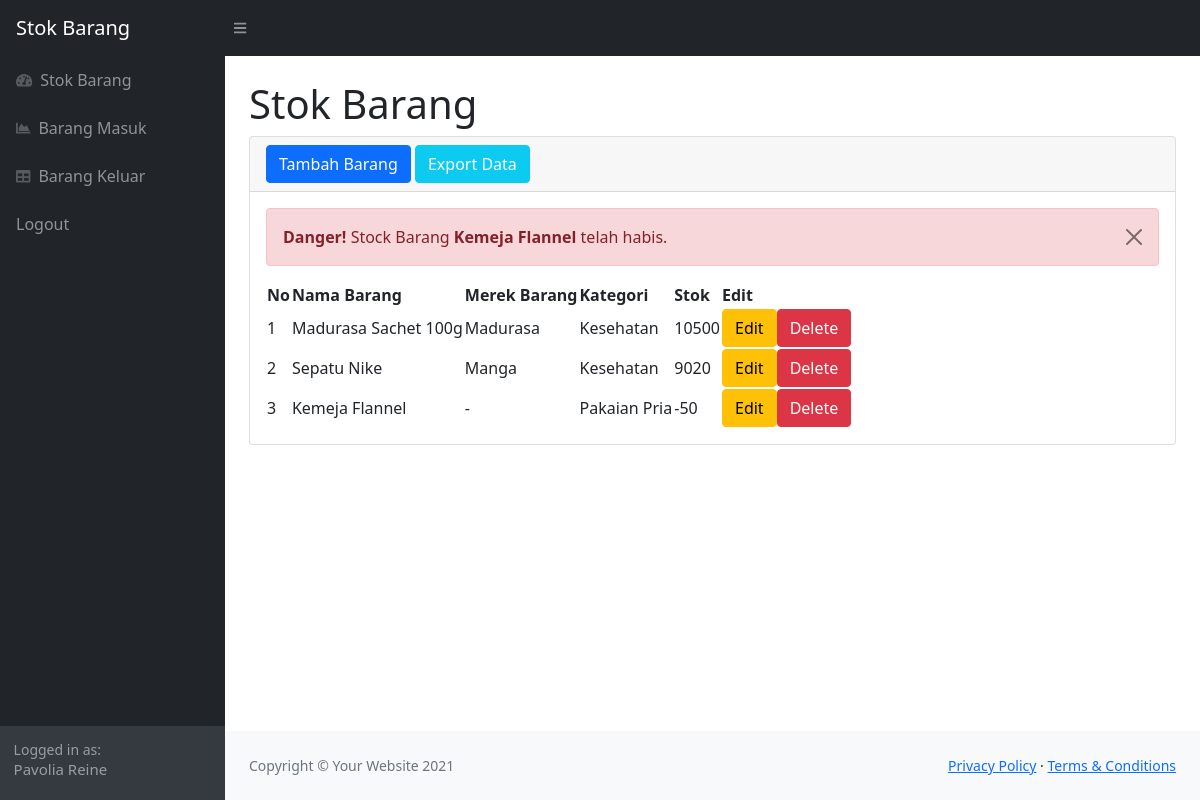
The page /index.php (signed in) on the database its author committed.
### tables this page shows
CREATE TABLE `stok` (
  `idbarang` int(11) NOT NULL,
  `nama_barang` varchar(255) NOT NULL,
  `deskripsi` varchar(30) NOT NULL,
  `stock` int(11) NOT NULL,
  `merek_barang` varchar(255) NOT NULL
);

### index.php (the view, shortened to what this page needs)
<?php
require 'function.php';
$id = $_SESSION["iduser"];
?>
<!DOCTYPE html>
<html lang="en">
<head>
    <link href="https://cdn.jsdelivr.net/npm/simple-datatables@latest/dist/style.css" rel="stylesheet" />
    <link href="css/styles.css" rel="stylesheet" />
</head>
<body class="sb-nav-fixed">
    <nav class="sb-topnav navbar navbar-expand navbar-dark bg-dark">
        <a class="navbar-brand ps-3" href="index.php">Stok Barang</a>
        <button class="btn btn-link btn-sm order-1 order-lg-0 me-4 me-lg-0" id="sidebarToggle" href="#!"><i class="fas fa-bars"></i></button>
    </nav>
    <div id="layoutSidenav">
        <div id="layoutSidenav_nav">
            <nav class="sb-sidenav accordion sb-sidenav-dark" id="sidenavAccordion">
                <div class="sb-sidenav-menu">
                    <div class="nav">
                        <a class="nav-link" href="index.php">
                            <div class="sb-nav-link-icon"><i class="fas fa-tachometer-alt"></i></div>
                            Stok Barang
                        </a>
                        <a class="nav-link" href="masuk.php">
                            <div class="sb-nav-link-icon"><i class="fas fa-chart-area"></i></div>
                            Barang Masuk
                        </a>
                        <a class="nav-link" href="keluar.php">
                            <div class="sb-nav-link-icon"><i class="fas fa-table"></i></div>
                            Barang Keluar
                        </a>
                        <a class="nav-link" href="logout.php">
                            Logout
                        </a>
                    </div>
                </div>
                <div class="sb-sidenav-footer">
                    <div class="small">Logged in as:</div>
                    <?php
                    $ambilnamauser = mysqli_query($conn, "SELECT * FROM login WHERE iduser = $id");
                    while ($data = mysqli_fetch_array($ambilnamauser)) {
                        $nama_user = $data['nama_user'];
                    }
                    ?>
                    <h6 style="font-size: 15px"><?= $nama_user; ?></h6>
                </div>
            </nav>
        </div>
        <div id="layoutSidenav_content">
            <main>
                <div class="container-fluid px-4">
                    <h1 class="mt-4">Stok Barang</h1>
                    <div class="card mb-4">
                        <div class="card-header">
                            <button type="button" class="btn btn-primary" data-bs-toggle="modal" data-bs-target="#staticBackdrop">
                                Tambah Barang
                            </button>
                            <a href="export.php" class="btn btn-info" style="color:white">Export Data</a>
                        </div>
                        <div class="card-body">
                            <?php
                            $ambildatastok = mysqli_query($conn, "SELECT  * from stok where stock < 1");
                            while ($fetch = mysqli_fetch_array($ambildatastok)) {
                                $barang = $fetch['nama_barang'];
                            ?>
                                <div class="alert alert-danger alert-dismissible">
                                    <button type="button" class="btn-close" data-bs-dismiss="alert"></button>
                                    <strong>Danger!</strong> Stock Barang <b><?= $barang; ?></b> telah habis.
                                </div>
                            <?php
                            }
                            ?>
                            <table id="datatablesSimple">
                                <thead>
                                    <tr>
                                        <th>No</th>
                                        <th>Nama Barang</th>
                                        <th>Merek Barang</th>
                                        <th>Kategori</th>
                                        <th>Stok</th>
                                        <th>Edit</th>
                                    </tr>
                                </thead>
                                <tbody>
                                    <?php
                                    $ambilsemuadatastok = mysqli_query($conn, "SELECT * FROM stok");
                                    $i = 1;
                                    while ($data = mysqli_fetch_array($ambilsemuadatastok)) {
                                        $nama_barang = $data['nama_barang'];
                                        $deskripsi = $data['deskripsi'];
                                        $merek_barang = $data['merek_barang'];
                                        $stock = $data['stock'];
                                        $idb = $data['idbarang'];
                                        echo '<tr>';
                                        echo '<td>' . $i++ . '</td>';
                                        echo '<td>' . $nama_barang . '</td>';
                                        echo '<td>' . $merek_barang . '</td>';
                                        echo '<td>' . $deskripsi . '</td>';
                                        echo '<td>' . $stock . '</td>';
                                        echo '<td>';
                                        echo '<button type="button" class="btn btn-warning" data-bs-toggle="modal" data-bs-target="#edit' . $idb . '">
                                                    Edit';
                                        echo '</button>';
                                        echo '<button type="button" class="btn btn-danger" data-bs-toggle="modal" data-bs-target="#delete' . $idb . '">
                                                    Delete';
                                        echo '</button>';
                                        echo '</td>';
                                        echo '</tr>';
                                    ?>
                                        <div>
                                        <?php
                                    };
                                        ?>
                                </tbody>
                            </table>
                        </div>
                    </div>
                </div>
            </main>
            <footer class="py-4 bg-light mt-auto">
                <div class="container-fluid px-4">
                    <div class="d-flex align-items-center justify-content-between small">
                        <div class="text-muted">Copyright &copy; Your Website 2021</div>
                        <div>
                            <a href="#">Privacy Policy</a>
                            &middot;
                            <a href="#">Terms &amp; Conditions</a>
                        </div>
                    </div>
                </div>
            </footer>
        </div>
    </div>
</body>
<button type="button" class="btn btn-primary" data-bs-toggle="modal" data-bs-target="#staticBackdrop">
</button>
</html>

### rows shown on the page
stok: nama_barang "Kemeja Flannel", merek_barang "-", deskripsi "Pakaian Pria", stock "-50"
stok: nama_barang "Madurasa Sachet 100g", merek_barang "Madurasa", deskripsi "Kesehatan", stock "10500"
stok: nama_barang "Sepatu Nike", merek_barang "Manga", deskripsi "Kesehatan", stock "9020"

### other values the page prints
$nama_user "Pavolia Reine"
